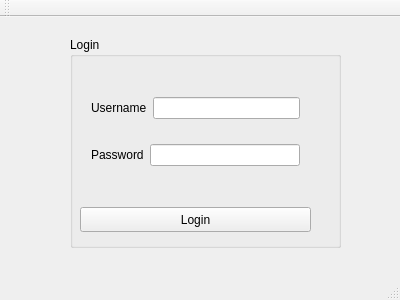
<?xml version="1.0" encoding="UTF-8"?>
<ui version="4.0">
 <class>MainWindow</class>
 <widget class="QMainWindow" name="MainWindow">
  <property name="geometry">
   <rect>
    <x>0</x>
    <y>0</y>
    <width>400</width>
    <height>300</height>
   </rect>
  </property>
  <property name="windowTitle">
   <string>MainWindow</string>
  </property>
  <widget class="QWidget" name="centralWidget">
   <widget class="QGroupBox" name="groupBox">
    <property name="geometry">
     <rect>
      <x>70</x>
      <y>20</y>
      <width>271</width>
      <height>211</height>
     </rect>
    </property>
    <property name="title">
     <string>Login</string>
    </property>
    <widget class="QPushButton" name="pushButton_Login">
     <property name="geometry">
      <rect>
       <x>10</x>
       <y>170</y>
       <width>231</width>
       <height>25</height>
      </rect>
     </property>
     <property name="text">
      <string>Login</string>
     </property>
    </widget>
    <widget class="QWidget" name="">
     <property name="geometry">
      <rect>
       <x>10</x>
       <y>30</y>
       <width>231</width>
       <height>131</height>
      </rect>
     </property>
     <layout class="QVBoxLayout" name="verticalLayout">
      <item>
       <layout class="QHBoxLayout" name="horizontalLayout">
        <item>
         <widget class="QLabel" name="label">
          <property name="text">
           <string>Username</string>
          </property>
         </widget>
        </item>
        <item>
         <widget class="QLineEdit" name="lineEdit_username"/>
        </item>
       </layout>
      </item>
      <item>
       <layout class="QHBoxLayout" name="horizontalLayout_2">
        <item>
         <widget class="QLabel" name="label_2">
          <property name="text">
           <string>Password</string>
          </property>
         </widget>
        </item>
        <item>
         <widget class="QLineEdit" name="lineEdit_password"/>
        </item>
       </layout>
      </item>
     </layout>
    </widget>
   </widget>
  </widget>
  <widget class="QMenuBar" name="menuBar">
   <property name="geometry">
    <rect>
     <x>0</x>
     <y>0</y>
     <width>400</width>
     <height>22</height>
    </rect>
   </property>
  </widget>
  <widget class="QToolBar" name="mainToolBar">
   <attribute name="toolBarArea">
    <enum>TopToolBarArea</enum>
   </attribute>
   <attribute name="toolBarBreak">
    <bool>false</bool>
   </attribute>
  </widget>
  <widget class="QStatusBar" name="statusBar"/>
 </widget>
 <layoutdefault spacing="6" margin="11"/>
 <resources/>
 <connections/>
</ui>
